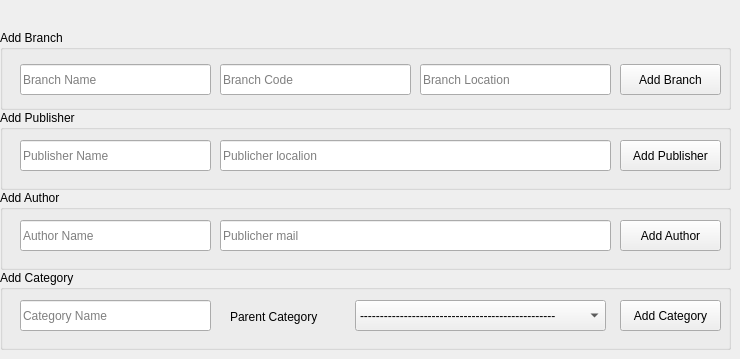
      <widget class="QWidget" name="tab_16">
       <property name="font">
        <font>
         <family>Segoe UI</family>
        </font>
       </property>
       <attribute name="title">
        <string>Add Data</string>
       </attribute>
       <widget class="QGroupBox" name="groupBox">
        <property name="geometry">
         <rect>
          <x>0</x>
          <y>30</y>
          <width>731</width>
          <height>80</height>
         </rect>
        </property>
        <property name="font">
         <font>
          <family>Segoe UI</family>
         </font>
        </property>
        <property name="title">
         <string>Add Branch</string>
        </property>
        <widget class="QLineEdit" name="lineEdit_21">
         <property name="geometry">
          <rect>
           <x>20</x>
           <y>34</y>
           <width>191</width>
           <height>31</height>
          </rect>
         </property>
         <property name="font">
          <font>
           <family>Segoe UI</family>
          </font>
         </property>
         <property name="placeholderText">
          <string>Branch Name</string>
         </property>
        </widget>
        <widget class="QLineEdit" name="lineEdit_22">
         <property name="geometry">
          <rect>
           <x>220</x>
           <y>34</y>
           <width>191</width>
           <height>31</height>
          </rect>
         </property>
         <property name="font">
          <font>
           <family>Segoe UI</family>
          </font>
         </property>
         <property name="placeholderText">
          <string>Branch Code</string>
         </property>
        </widget>
        <widget class="QLineEdit" name="lineEdit_23">
         <property name="geometry">
          <rect>
           <x>420</x>
           <y>34</y>
           <width>191</width>
           <height>31</height>
          </rect>
         </property>
         <property name="font">
          <font>
           <family>Segoe UI</family>
          </font>
         </property>
         <property name="placeholderText">
          <string>Branch Location</string>
         </property>
        </widget>
        <widget class="QPushButton" name="pushButton_19">
         <property name="geometry">
          <rect>
           <x>620</x>
           <y>34</y>
           <width>101</width>
           <height>31</height>
          </rect>
         </property>
         <property name="font">
          <font>
           <family>Segoe UI</family>
          </font>
         </property>
         <property name="text">
          <string>Add Branch</string>
         </property>
        </widget>
       </widget>
       <widget class="QGroupBox" name="groupBox_2">
        <property name="geometry">
         <rect>
          <x>0</x>
          <y>110</y>
          <width>731</width>
          <height>80</height>
         </rect>
        </property>
        <property name="font">
         <font>
          <family>Segoe UI</family>
         </font>
        </property>
        <property name="title">
         <string>Add Publisher</string>
        </property>
        <widget class="QLineEdit" name="lineEdit_24">
         <property name="geometry">
          <rect>
           <x>220</x>
           <y>30</y>
           <width>391</width>
           <height>31</height>
          </rect>
         </property>
         <property name="font">
          <font>
           <family>Segoe UI</family>
          </font>
         </property>
         <property name="placeholderText">
          <string>Publicher localion</string>
         </property>
        </widget>
        <widget class="QPushButton" name="pushButton_20">
         <property name="geometry">
          <rect>
           <x>620</x>
           <y>30</y>
           <width>101</width>
           <height>31</height>
          </rect>
         </property>
         <property name="font">
          <font>
           <family>Segoe UI</family>
          </font>
         </property>
         <property name="text">
          <string>Add Publisher</string>
         </property>
        </widget>
        <widget class="QLineEdit" name="lineEdit_25">
         <property name="geometry">
          <rect>
           <x>20</x>
           <y>30</y>
           <width>191</width>
           <height>31</height>
          </rect>
         </property>
         <property name="font">
          <font>
           <family>Segoe UI</family>
          </font>
         </property>
         <property name="placeholderText">
          <string>Publisher Name</string>
         </property>
        </widget>
       </widget>
       <widget class="QGroupBox" name="groupBox_3">
        <property name="geometry">
         <rect>
          <x>0</x>
          <y>190</y>
          <width>731</width>
          <height>80</height>
         </rect>
        </property>
        <property name="font">
         <font>
          <family>Segoe UI</family>
         </font>
        </property>
        <property name="title">
         <string>Add Author</string>
        </property>
        <widget class="QPushButton" name="pushButton_21">
         <property name="geometry">
          <rect>
           <x>620</x>
           <y>30</y>
           <width>101</width>
           <height>31</height>
          </rect>
         </property>
         <property name="font">
          <font>
           <family>Segoe UI</family>
          </font>
         </property>
         <property name="text">
          <string>Add Author</string>
         </property>
        </widget>
        <widget class="QLineEdit" name="lineEdit_26">
         <property name="geometry">
          <rect>
           <x>20</x>
           <y>30</y>
           <width>191</width>
           <height>31</height>
          </rect>
         </property>
         <property name="font">
          <font>
           <family>Segoe UI</family>
          </font>
         </property>
         <property name="placeholderText">
          <string>Author Name</string>
         </property>
        </widget>
        <widget class="QLineEdit" name="lineEdit_27">
         <property name="geometry">
          <rect>
           <x>220</x>
           <y>30</y>
           <width>391</width>
           <height>31</height>
          </rect>
         </property>
         <property name="font">
          <font>
           <family>Segoe UI</family>
          </font>
         </property>
         <property name="placeholderText">
          <string>Publicher mail</string>
         </property>
        </widget>
       </widget>
       <widget class="QGroupBox" name="groupBox_4">
        <property name="geometry">
         <rect>
          <x>0</x>
          <y>270</y>
          <width>731</width>
          <height>80</height>
         </rect>
        </property>
        <property name="font">
         <font>
          <family>Segoe UI</family>
         </font>
        </property>
        <property name="title">
         <string>Add Category</string>
        </property>
        <widget class="QPushButton" name="pushButton_22">
         <property name="geometry">
          <rect>
           <x>620</x>
           <y>30</y>
           <width>101</width>
           <height>31</height>
          </rect>
         </property>
         <property name="font">
          <font>
           <family>Segoe UI</family>
          </font>
         </property>
         <property name="text">
          <string>Add Category</string>
         </property>
        </widget>
        <widget class="QLineEdit" name="lineEdit_28">
         <property name="geometry">
          <rect>
           <x>20</x>
           <y>30</y>
           <width>191</width>
           <height>31</height>
          </rect>
         </property>
         <property name="font">
          <font>
           <family>Segoe UI</family>
          </font>
         </property>
         <property name="placeholderText">
          <string>Category Name</string>
         </property>
        </widget>
        <widget class="QComboBox" name="comboBox_13">
         <property name="geometry">
          <rect>
           <x>355</x>
           <y>30</y>
           <width>251</width>
           <height>31</height>
          </rect>
         </property>
         <property name="font">
          <font>
           <family>Segoe UI</family>
          </font>
         </property>
         <item>
          <property name="text">
           <string>-------------------------------------------------</string>
          </property>
         </item>
        </widget>
        <widget class="QLabel" name="label_24">
         <property name="geometry">
          <rect>
           <x>230</x>
           <y>36</y>
           <width>121</width>
           <height>21</height>
          </rect>
         </property>
         <property name="font">
          <font>
           <family>Segoe UI</family>
          </font>
         </property>
         <property name="text">
          <string>Parent Category</string>
         </property>
        </widget>
       </widget>
      </widget>
